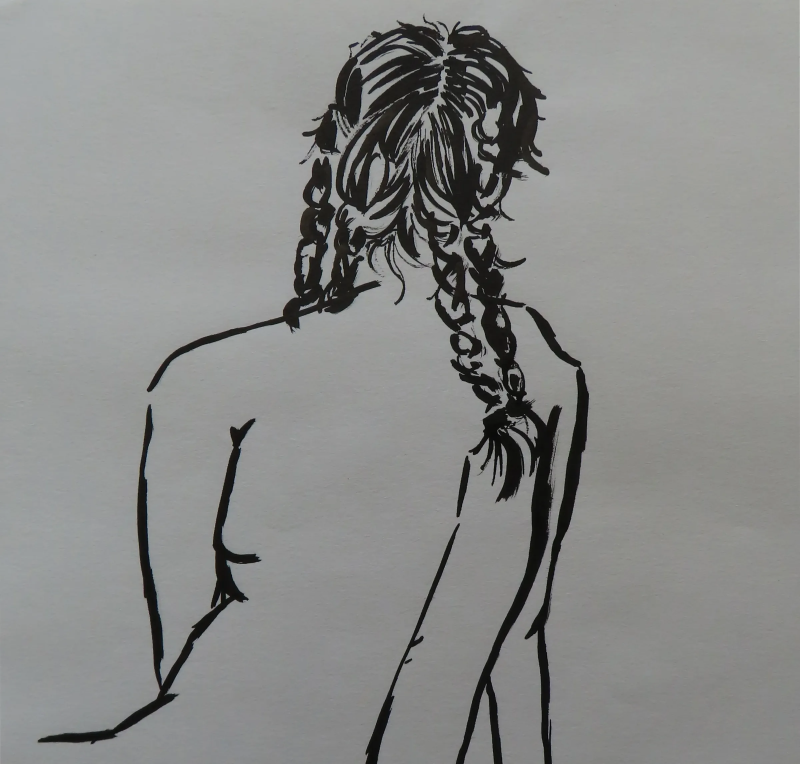
#> input picture assets/img/Model drawing/IMG_0668.JPG-cover.webp, 2400 x 2292 px (shown at 1/3 size); its folder holds 5 pictures in this run
$ python generate_thumbnails.py
#> lines starting #> are read from the running program, lines starting #| are printed output that depends on the picture
"""Generate lightweight gallery previews and wire them into gallery pages."""

from pathlib import Path
from urllib.parse import unquote
import re

from PIL import Image, ImageOps


ROOT = Path(__file__).resolve().parents[1]
GALLERY_PAGES = sorted((ROOT / "gallery").glob("*/index.html"))
EXTRA_SOURCES = [
    ROOT / "assets" / "img" / "Model drawing" / "IMG_0668.JPG-cover.webp",
]
IMAGE_PATTERN = re.compile(r'<img src="([^"]+\.webp)"(?![^>]*data-full-src)([^>]*)>')


def make_thumbnail(source: Path) -> Path:
    destination = source.with_name(f"{source.stem}.thumb.webp")
    with Image.open(source) as opened:
#> opened is the input picture: PIL image 2400x2292 RGB; mean R, G, B 137.6, 138.6, 137
        image = ImageOps.exif_transpose(opened)
        image.thumbnail((800, 800), Image.Resampling.LANCZOS)
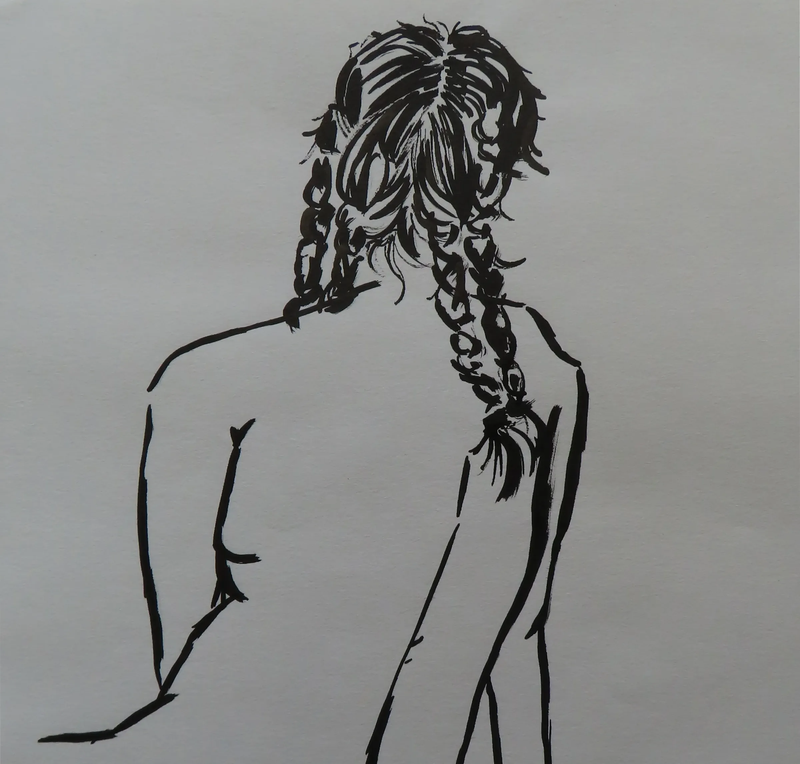
#> image: PIL image 800x764 RGB; mean R, G, B 137.6, 138.6, 137
        image.save(destination, "WEBP", quality=72, method=6)
    return destination


created = set()

for source in EXTRA_SOURCES:
    created.add(make_thumbnail(source))

for page in GALLERY_PAGES:
    html = page.read_text(encoding="utf-8")

    def replace_image(match: re.Match[str]) -> str:
        relative_source = match.group(1)
        source = (page.parent / unquote(relative_source)).resolve()
        if not source.is_relative_to(ROOT / "assets" / "img") or not source.exists():
            return match.group(0)

        thumbnail = make_thumbnail(source)
        created.add(thumbnail)
        relative_thumbnail = relative_source.removesuffix(".webp") + ".thumb.webp"
        attributes = match.group(2).rstrip().removesuffix("/").rstrip()
        return (
            f'<img src="{relative_thumbnail}" data-full-src="{relative_source}"'
            f'{attributes} decoding="async" />'
        )

    updated = IMAGE_PATTERN.sub(replace_image, html)
    if updated != html:
        page.write_text(updated, encoding="utf-8", newline="")

print(f"Generated {len(created)} gallery thumbnails")
